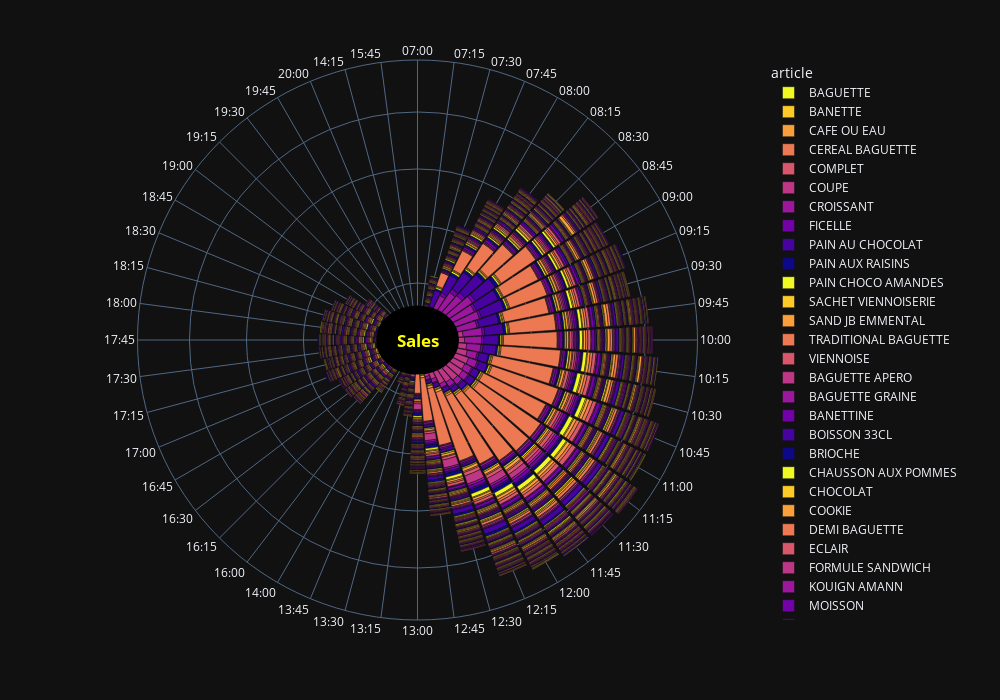

This figure's notebook cell:
### Code cell
import plotly.express as px

HourEvents['frequency']=HourEvents.Quantity + 50

fig = px.bar_polar(HourEvents, r="frequency", color="article",theta = 'Time',template="plotly_dark",
                   color_discrete_sequence= px.colors.sequential.Plasma_r, hover_data={"article":True, "frequency":False, "Quantity":True ,"Time":True}
                   )

fig.add_shape(
    type="circle",
            xref="paper",
            yref="paper",
            x0=0.44,
            y0=0.44,
            x1=0.56,
            y1=0.56,
            line_color="Black",
            fillcolor="black"
)

fig.add_annotation( # add a text callout with arrow
    text="<b>Sales<b>", x=0.5, y=0.5, showarrow=False,font = dict(size=17,color = "yellow")
)

fig.update_layout(width=1000, height=700)
fig.update_layout(polar=dict(radialaxis=dict(showticklabels=False, ticks='', linewidth=0)
    )
)
fig.show()
